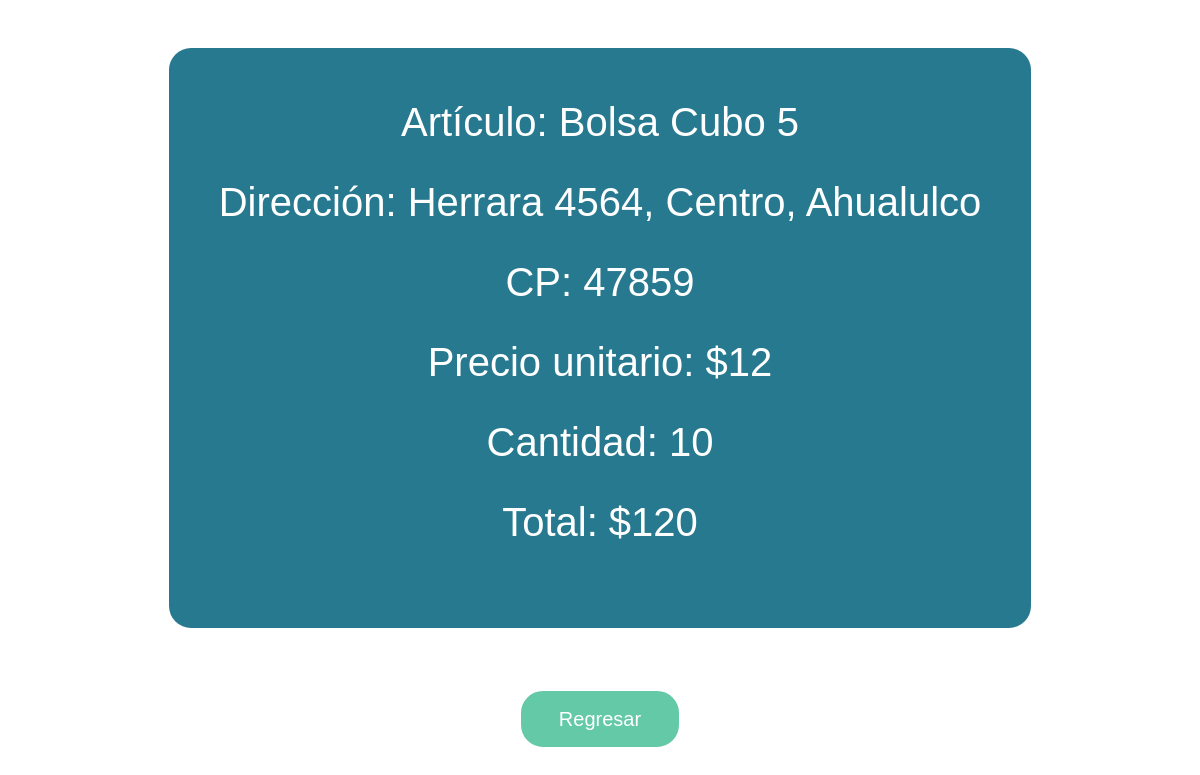
Screenshot of /order/6 (signed in) with the database file from the repository.
### website/models.py (models this page shows)
class Order(db.Model):
    id = db.Column(db.Integer, primary_key=True)
    customerId = db.Column(db.Integer)
    productId = db.Column(db.Integer)
    quantity = db.Column(db.Integer)
    total = db.Column(db.Integer)
    date = db.Column(db.String(100))
    date = db.Column(db.String(100))
    street = db.Column(db.String(100))
    number = db.Column(db.Integer)
    colony = db.Column(db.String(100))
    locality = db.Column(db.String(100))
    codigoPostal = db.Column(db.Integer)

class Product(db.Model):
    id = db.Column(db.Integer, primary_key=True)
    presentation = db.Column(db.String(100))
    price = db.Column(db.Integer)
    weight = db.Column(db.Integer)
    inventory = db.Column(db.Integer)

### website/views.py (the view)
@views.route('/order/<id>', methods=['GET', 'POST'])
@login_required
def order(id):
    order = Order.query.filter_by(id=id).first()
    return render_template('order.html', order=order, get_product = producd)

### website/__init__.py (called while the page is built)
def create_app():
    app = Flask(__name__)
    app.config['SECRET_KEY'] = 'azunog/icewaterorders'
    app.config['SQLALCHEMY_DATABASE_URI'] = f'sqlite:///{DB_NAME}'
    db.init_app(app)
    from .views import views
    from .auth import auth
    from .admin import admin
    app.register_blueprint(views, url_prefix='/')
    app.register_blueprint(auth, url_prefix='/')
    app.register_blueprint(admin, url_prefix='/admin/')
    from .models import User
    create_database(app)
    login_manager = LoginManager()
    login_manager.login_view = 'auth.login'
    login_manager.init_app(app)
    @login_manager.user_loader
    def load_user(id):
        return User.query.get(int(id))
    return app

### website/views.py (called while the page is built)
def producd(id):
    return Product.query.filter_by(id=id).first()

### website/templates/order.html (shortened to what this page needs)
{% extends 'base.html' %} {% block title %}Order{% endblock %} {% block body %}
<br><br>
<div class="cont">
    <h1>Artículo: Bolsa {{get_product(order.productId).presentation}} {{get_product(order.productId).weight}}</h1><br>
    <h1>Dirección: {{order.street}} {{order.number}}, {{order.colony}}, {{order.locality}}</h1><br>
    <h1>CP: {{order.codigoPostal}}</h1><br>
    <h1>Precio unitario: ${{order.total//order.quantity}}</h1><br>
    <h1>Cantidad: {{order.quantity}}</h1><br>
    <h1>Total: ${{order.total}}</h1><br>
</div>
<br><br>
<a href="/">
    <button>
        Regresar
    </button>
</a>
{% endblock %}

### website/templates/base.html (style rules this page uses)
* { margin: 0px; }
html { font-family: 'Poppins', sans-serif; }
body { font-family: 'Poppins', sans-serif; text-align: center; }
button { margin: 15px; padding: 10px 35px; font-size: 20px; border: 3px solid #64C9A7; background-color: #64C9A7; border-radius: 22px; color: white; cursor: pointer; }
a { color: #64C9A7; text-decoration: none; }
.cont { width: fit-content; height: max-content; background-color: #27798F; color: white; margin: 0 auto; padding: 50px; border-radius: 22px; }

### website/templates/order.html (style rules this page uses)
body { font-family: 'Poppins', sans-serif; text-align: center; }

### rows the page displays
Order: productId.presentation "Cubo", productId.weight "5", street "Herrara", number "4564", colony "Centro", locality "Ahualulco", codigoPostal "47859", total+quantity "12", quantity "10", total "120"
